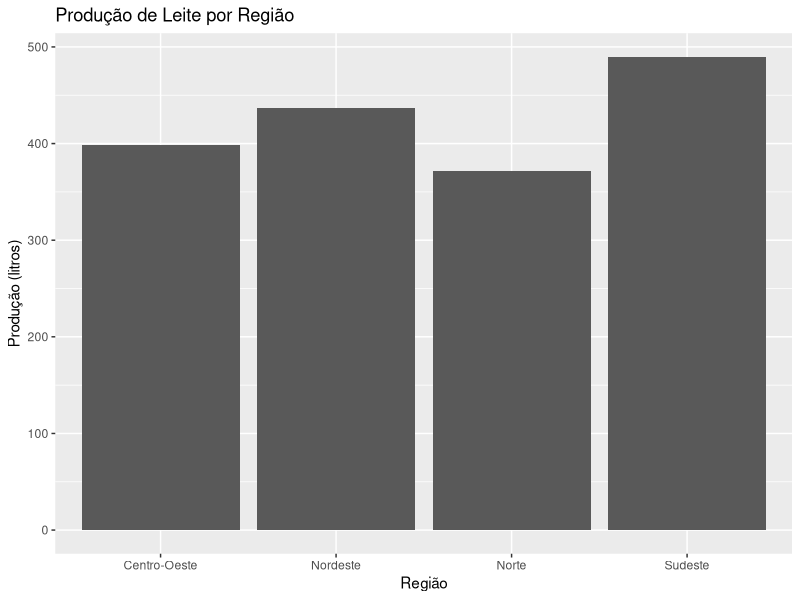
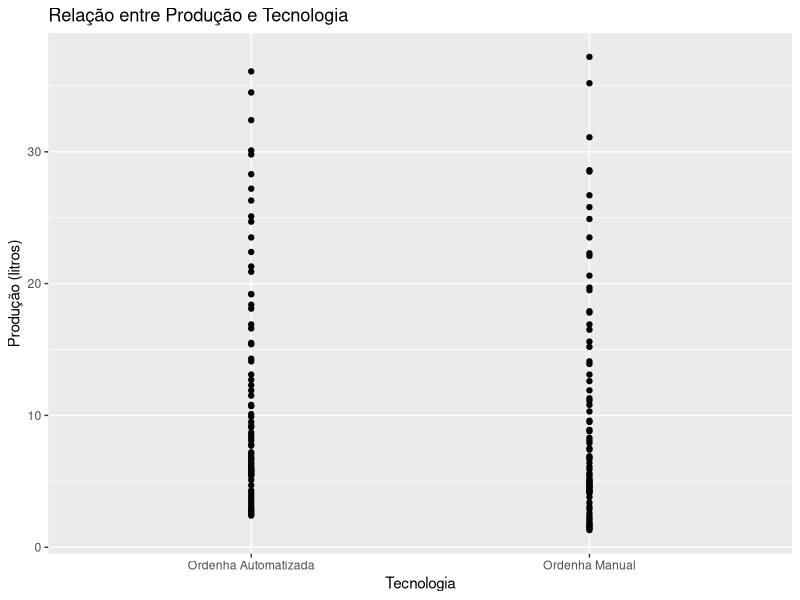

Source code (R) for these figures, in order: (Note: this script raises an error after producing the figures.)
# Carregando as bibliotecas necessárias
library(ggplot2)
library(dplyr)
library(reshape2)
library(gmodels)
library(reshape)

# Carregando os dados
leite <- read.csv('producao_leite.csv')

# Explorando os dados
head(leite)
str(leite)

# Visualizando a produção de leite por região
ggplot(leite, aes(x = regiao, y = producao)) +
  geom_bar(stat = 'identity') +
  labs(title = 'Produção de Leite por Região', x = 'Região', y = 'Produção (litros)')

# Analisando a relação entre produção e tecnologia
ggplot(leite, aes(x = tecnologia, y = producao)) +
  geom_point() +
  labs(title = 'Relação entre Produção e Tecnologia', x = 'Tecnologia', y = 'Produção (litros)')

# Modelando a produção de leite
model <- lm(producao ~ tecnologia + genetica + manejo, data = leite)

# Avaliando o modelo
summary(model)

# Fazendo previsões
new_data <- data.frame(tecnologia = 80, genetica = 90, manejo = 85)
predicted_production <- predict(model, new_data)
print('Produção Prevista:', predicted_production)
